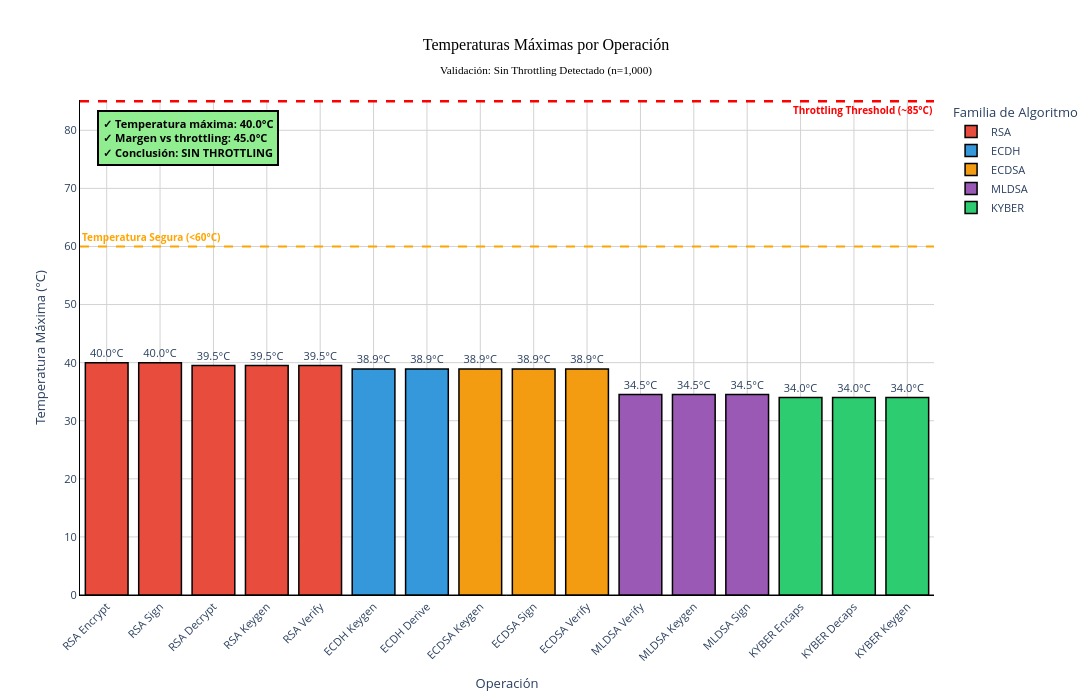

Notebook source saved alongside this figure:
### Code cell
# VALIDACIÓN: TEMPERATURAS MÁXIMAS (PLOTLY INTERACTIVO)

import plotly.express as px
import plotly.graph_objects as go

# Recopilar temperaturas máximas
temp_max_data = []
for alg, ops in categories.items():
    for op, df in ops.items():
        if df is not None:
            nombre = f"{alg.upper()}\n{op.capitalize()}"
            temp_max = df['temp_absolute_c'].max()
            temp_max_data.append({'Algoritmo': nombre, 'Temp_Max': temp_max, 'Familia': alg.upper()})

df_temp_max = pd.DataFrame(temp_max_data).sort_values('Temp_Max', ascending=False)

# Colores por familia
color_map_temp = {
    'KYBER': '#2ecc71',
    'MLDSA': '#9b59b6',
    'RSA': '#e74c3c',
    'ECDH': '#3498db',
    'ECDSA': '#f39c12'
}

fig = px.bar(
    df_temp_max,
    x='Algoritmo',
    y='Temp_Max',
    color='Familia',
    color_discrete_map=color_map_temp,
    text='Temp_Max',
    title='Temperaturas Máximas por Operación<br><sub>Validación: Sin Throttling Detectado (n=1,000)</sub>'
)

fig.update_traces(
    texttemplate='%{text:.1f}°C',
    textposition='outside',
    marker_line_color='black',
    marker_line_width=1.5
)

fig.update_layout(
    xaxis_title='Operación',
    yaxis_title='Temperatura Máxima (°C)',
    font=dict(size=11),
    plot_bgcolor='white',
    xaxis=dict(gridcolor='lightgray', showline=True, linewidth=1, linecolor='black', tickangle=-45),
    yaxis=dict(gridcolor='lightgray', showline=True, linewidth=1, linecolor='black',
               zeroline=True, zerolinewidth=2, zerolinecolor='gray'),
    width=1200,
    height=700,
    title_x=0.5,
    title_font=dict(size=16, color='black', family='Arial Black'),
    legend=dict(title='Familia de Algoritmo', font=dict(size=11))
)

# Reference lines
fig.add_hline(y=85, line_dash="dash", line_color="red", line_width=2.5,
              annotation_text="Throttling Threshold (~85°C)",
              annotation_position="bottom right",
              annotation=dict(font_size=10, font_color="red", font_weight="bold"))
fig.add_hline(y=60, line_dash="dash", line_color="orange", line_width=2,
              annotation_text="Temperatura Segura (<60°C)",
              annotation_position="top left",
              annotation=dict(font_size=10, font_color="orange", font_weight="bold"))

# Add text annotation for conclusion
temp_max_global = df_temp_max['Temp_Max'].max()
margen = 85 - temp_max_global
fig.add_annotation(
    x=0.02,
    y=0.98,
    xref="paper",
    yref="paper",
    text=f'✓ Temperatura máxima: {temp_max_global:.1f}°C<br>'
         f'✓ Margen vs throttling: {margen:.1f}°C<br>'
         f'✓ Conclusión: SIN THROTTLING',
    showarrow=False,
    align="left",
    font=dict(size=11, color="black", weight="bold"),
    bgcolor="lightgreen",
    bordercolor="black",
    borderwidth=2,
    borderpad=4,
    xanchor='left',
    yanchor='top'
)

fig.show()

### Figure 1 — Plotly figure (JSON) as saved in the notebook; plotly's stock layout.template omitted (floating-point values rounded to 4 significant figures)
{"data": [{"hovertemplate": "Familia=RSA<br>Algoritmo=%{x}<br>Temp_Max=%{text}<extra></extra>", "legendgroup": "RSA", "marker": {"color": "#e74c3c", "line": {"color": "black", "width": 1.5}, "pattern": {"shape": ""}}, "name": "RSA", "orientation": "v", "showlegend": true, "text": [40.0, 40.0, 39.5, 39.5, 39.5], "textposition": "outside", "texttemplate": "%{text:.1f}°C", "type": "bar", "x": ["RSA\nEncrypt", "RSA\nSign", "RSA\nDecrypt", "RSA\nKeygen", "RSA\nVerify"], "xaxis": "x", "y": [40.0, 40.0, 39.5, 39.5, 39.5], "yaxis": "y"}, {"hovertemplate": "Familia=ECDH<br>Algoritmo=%{x}<br>Temp_Max=%{text}<extra></extra>", "legendgroup": "ECDH", "marker": {"color": "#3498db", "line": {"color": "black", "width": 1.5}, "pattern": {"shape": ""}}, "name": "ECDH", "orientation": "v", "showlegend": true, "text": [38.9, 38.9], "textposition": "outside", "texttemplate": "%{text:.1f}°C", "type": "bar", "x": ["ECDH\nKeygen", "ECDH\nDerive"], "xaxis": "x", "y": [38.9, 38.9], "yaxis": "y"}, {"hovertemplate": "Familia=ECDSA<br>Algoritmo=%{x}<br>Temp_Max=%{text}<extra></extra>", "legendgroup": "ECDSA", "marker": {"color": "#f39c12", "line": {"color": "black", "width": 1.5}, "pattern": {"shape": ""}}, "name": "ECDSA", "orientation": "v", "showlegend": true, "text": [38.9, 38.9, 38.9], "textposition": "outside", "texttemplate": "%{text:.1f}°C", "type": "bar", "x": ["ECDSA\nKeygen", "ECDSA\nSign", "ECDSA\nVerify"], "xaxis": "x", "y": [38.9, 38.9, 38.9], "yaxis": "y"}, {"hovertemplate": "Familia=MLDSA<br>Algoritmo=%{x}<br>Temp_Max=%{text}<extra></extra>", "legendgroup": "MLDSA", "marker": {"color": "#9b59b6", "line": {"color": "black", "width": 1.5}, "pattern": {"shape": ""}}, "name": "MLDSA", "orientation": "v", "showlegend": true, "text": [34.5, 34.5, 34.5], "textposition": "outside", "texttemplate": "%{text:.1f}°C", "type": "bar", "x": ["MLDSA\nVerify", "MLDSA\nKeygen", "MLDSA\nSign"], "xaxis": "x", "y": [34.5, 34.5, 34.5], "yaxis": "y"}, {"hovertemplate": "Familia=KYBER<br>Algoritmo=%{x}<br>Temp_Max=%{text}<extra></extra>", "legendgroup": "KYBER", "marker": {"color": "#2ecc71", "line": {"color": "black", "width": 1.5}, "pattern": {"shape": ""}}, "name": "KYBER", "orientation": "v", "showlegend": true, "text": [34.0, 34.0, 34.0], "textposition": "outside", "texttemplate": "%{text:.1f}°C", "type": "bar", "x": ["KYBER\nEncaps", "KYBER\nDecaps", "KYBER\nKeygen"], "xaxis": "x", "y": [34.0, 34.0, 34.0], "yaxis": "y"}], "layout": {"annotations": [{"font": {"color": "red", "size": 10, "weight": "bold"}, "showarrow": false, "text": "Throttling Threshold (~85°C)", "x": 1, "xanchor": "right", "xref": "x domain", "y": 85, "yanchor": "top", "yref": "y"}, {"font": {"color": "orange", "size": 10, "weight": "bold"}, "showarrow": false, "text": "Temperatura Segura (<60°C)", "x": 0, "xanchor": "left", "xref": "x domain", "y": 60, "yanchor": "bottom", "yref": "y"}, {"align": "left", "bgcolor": "lightgreen", "bordercolor": "black", "borderpad": 4, "borderwidth": 2, "font": {"color": "black", "size": 11, "weight": "bold"}, "showarrow": false, "text": "✓ Temperatura máxima: 40.0°C<br>✓ Margen vs throttling: 45.0°C<br>✓ Conclusión: SIN THROTTLING", "x": 0.02, "xanchor": "left", "xref": "paper", "y": 0.98, "yanchor": "top", "yref": "paper"}], "barmode": "relative", "font": {"size": 11}, "height": 700, "legend": {"font": {"size": 11}, "title": {"text": "Familia de Algoritmo"}, "tracegroupgap": 0}, "plot_bgcolor": "white", "shapes": [{"line": {"color": "red", "dash": "dash", "width": 2.5}, "type": "line", "x0": 0, "x1": 1, "xref": "x domain", "y0": 85, "y1": 85, "yref": "y"}, {"line": {"color": "orange", "dash": "dash", "width": 2}, "type": "line", "x0": 0, "x1": 1, "xref": "x domain", "y0": 60, "y1": 60, "yref": "y"}], "title": {"font": {"color": "black", "family": "Arial Black", "size": 16}, "text": "Temperaturas Máximas por Operación<br><sub>Validación: Sin Throttling Detectado (n=1,000)</sub>", "x": 0.5}, "width": 1200, "xaxis": {"anchor": "y", "domain": [0, 1], "gridcolor": "lightgray", "linecolor": "black", "linewidth": 1, "showline": true, "tickangle": -45, "title": {"text": "Operación"}}, "yaxis": {"anchor": "x", "domain": [0, 1], "gridcolor": "lightgray", "linecolor": "black", "linewidth": 1, "showline": true, "title": {"text": "Temperatura Máxima (°C)"}, "zeroline": true, "zerolinecolor": "gray", "zerolinewidth": 2}}}
